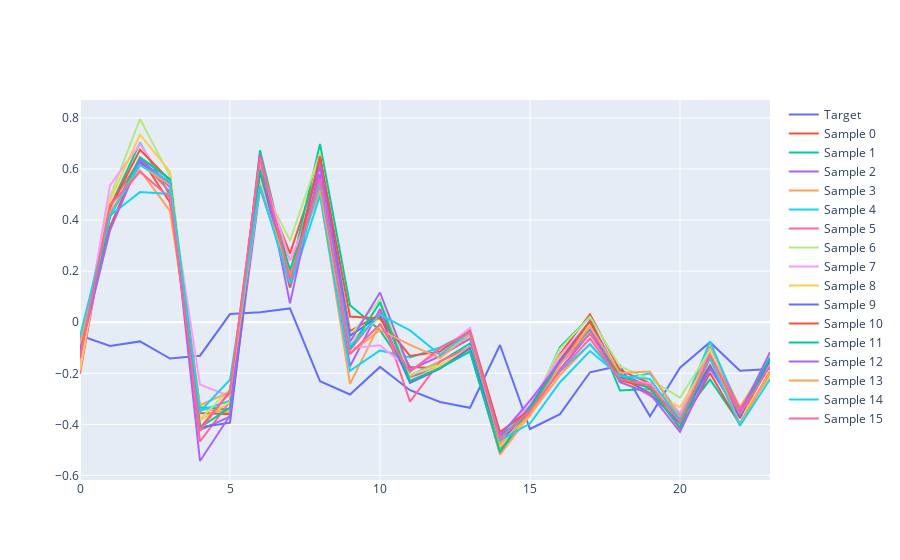

Write notebook code for a chart like this one.
### Code cell
batch_index = 7
traces = []
traces.append({"y": sample_target.cpu().numpy()[batch_index], "name": "Target"})
for i, sample in enumerate(samples):
    traces.append({"y": sample[batch_index], "name": f"Sample {i}"})

go.Figure(data=traces)
